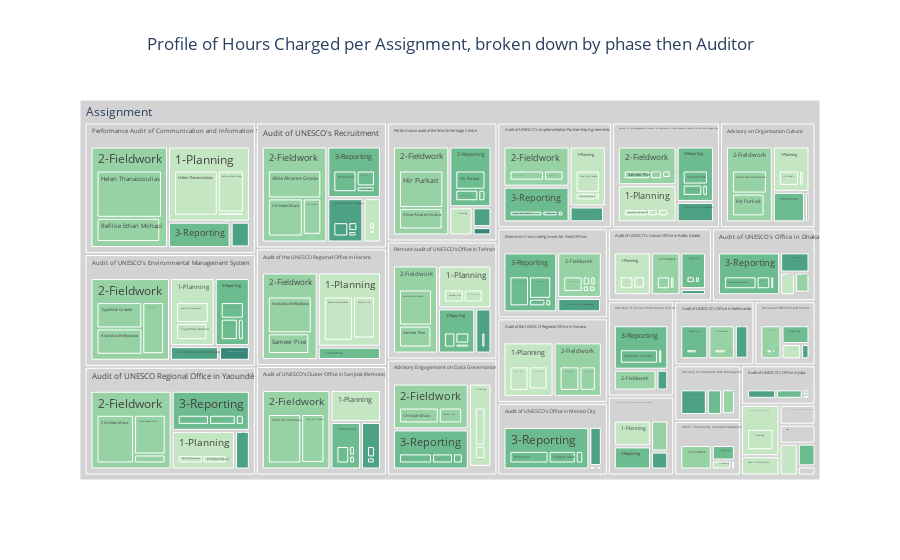

The notebook cell saved with this chart:
### Code cell
df = wb[~wb['Phase'].isna()]

df = df.assign(Working_hours = df[['Project Hours', 'Admin Hours']].sum(axis = 1))
df.rename(columns = {'Working_hours':'Working Hours'},inplace=True)

df['month'] = df['Date'].dt.strftime('%B')
df['year'] = df['Date'].dt.strftime('%Y')

# group by assignment, phase and resource
work_share = (df.groupby(['year','Assignment Name','Phase','Resource'])
        .agg(working_hours = pd.NamedAgg(column="Total (All Entries)", aggfunc="sum")))

work_share['assignment duration (hours)'] = work_share.groupby(level=[0,1]).sum()
work_share['phase duration (hours)']=work_share.groupby(level=[0,1,2]).sum()[['working_hours']]

work_share['phase_share'] = (100* work_share['working_hours']/work_share['phase duration (hours)'])
work_share['display_phase_share'] = work_share['phase_share'].round(1)

work_share = work_share.reset_index()

colour_map = dict(zip(work_share['Phase'].sort_values().unique(),px.colors.sequential.Blugrn))
colour_map['(?)'] = 'lightgrey'

work_share.replace(np.nan,None,inplace=True)

work_share['staff_share'] = work_share['Resource'] + ', ' + work_share['display_phase_share'].astype('string') + '%'
work_share['(Average) Working hours']=work_share['working_hours']

phase_count = work_share.groupby(['year','Assignment Name','Phase']).count().reset_index(level=2)[['Phase']]
work_share['Phase count'] = work_share['phase_share']/100

work_share['staff_share'] = work_share['Resource'] + ', ' + work_share['working_hours'].astype('string') + ' hours '\
+ '(' + work_share['display_phase_share'].astype('string') + '%)'


hovertemplate='label = %{label}<br>Working hours = %{value}<br>Auditor = %{customdata[1]}<br>Phase share = %{customdata[0]}%<extra></extra>'
fig = px.treemap(work_share,path = [px.Constant('Assignment'),'Assignment Name','Phase', 'Resource','year','display_phase_share'],
color='Phase',branchvalues='total',maxdepth=4,hover_data=['display_phase_share','Resource'],
values= 'working_hours',color_discrete_sequence=px.colors.sequential.Blugrn,color_discrete_map=colour_map,
title='Profile of Hours Charged per Assignment, broken down by phase then Auditor')

fig.update_traces(root_color = 'lightgray')
fig.update_layout(title_x= .5)
fig.update_traces(hovertemplate=hovertemplate)

### Figure 1 — Plotly figure (JSON) as saved in the notebook; plotly's stock layout.template omitted (floating-point values rounded to 4 significant figures; data arrays with more than 128 entries replaced by an {"elided": "..."} marker saying what was removed)
{"data": [{"branchvalues": "total", "customdata": {"elided": "982x3 mixed values"}, "domain": {"x": [0, 1], "y": [0, 1]}, "hovertemplate": "label = %{label}<br>Working hours = %{value}<br>Auditor = %{customdata[1]}<br>Phase share = %{customdata[0]}%<extra></extra>", "ids": {"elided": "982 str values"}, "labels": {"elided": "982 str values"}, "marker": {"colors": {"elided": "982 str values"}}, "maxdepth": 4, "name": "", "parents": {"elided": "982 str values"}, "root": {"color": "lightgray"}, "type": "treemap", "values": {"elided": "982 float values"}}], "layout": {"legend": {"tracegroupgap": 0}, "title": {"text": "Profile of Hours Charged per Assignment, broken down by phase then Auditor", "x": 0.5}, "treemapcolorway": ["rgb(196, 230, 195)", "rgb(150, 210, 164)", "rgb(109, 188, 144)", "rgb(77, 162, 132)", "rgb(54, 135, 122)", "rgb(38, 107, 110)", "rgb(29, 79, 96)"]}}
